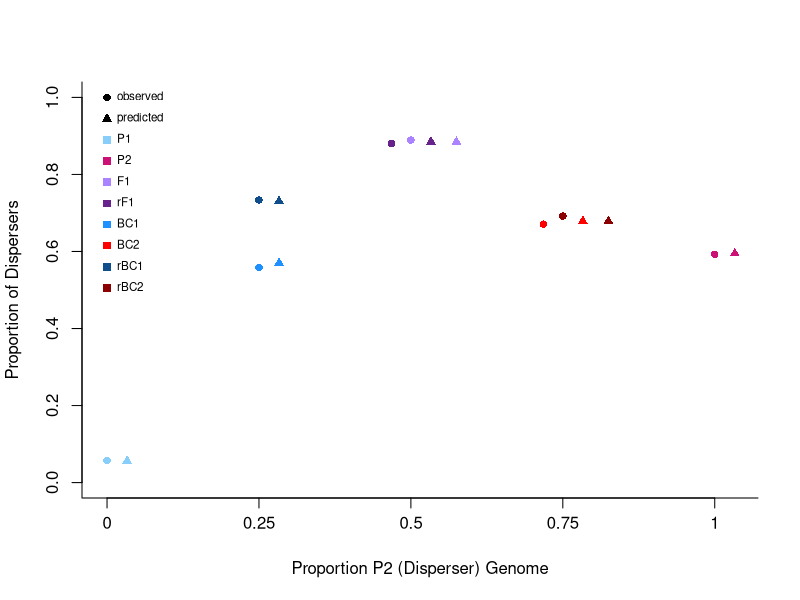

Write the R code that produced this figure.
dat <- read.csv("../results/expected.comp.csv", row.names = 1)

line <- c("P1", "P2", "F1", "rF1", "BC1", "BC2", "rBC1", "rBC2")
Cols <- c("lightskyblue", "deeppink3", "mediumpurple1", "darkorchid4",
          "dodgerblue", "red", "dodgerblue4", "red4")

#Jitter for points
objitter <- rep(0,8)
objitter[c(4,6)] <- -3.2
jitter <- rep(3.3, 8)
jitter[c(3,8)] <- 7.5
plot(x=dat$perc.p2+objitter, y=dat$obsvd, col=Cols, pch=16,xlim=c(0,103),
     ylim=c(0,1), xlab="Proportion P2 (Disperser) Genome",
     ylab="Proportion of Dispersers", xaxt = "n", bty = "l")
points(x=dat$perc.p2+jitter, y=dat$best, col=Cols, pch=17)

#Change X axis
xtick<-seq(0, 1, by=0.25)
axis(side=1, at=xtick*100, labels = FALSE)
text(x=xtick*100,  par("usr")[3],
     labels = xtick, pos = 1, offset = 1, xpd = TRUE)

#Legend
xvals <- rep(0, 10)
yvals <- seq(from=1, by= -.055, length.out = 10)
points(xvals,yvals, pch=c(16,17,rep(15,8)),
       col=c("black","black",Cols))
text(xvals,yvals, labels=c("observed", "predicted",line), cex=.7,pos=4)

#Export size 5x5

